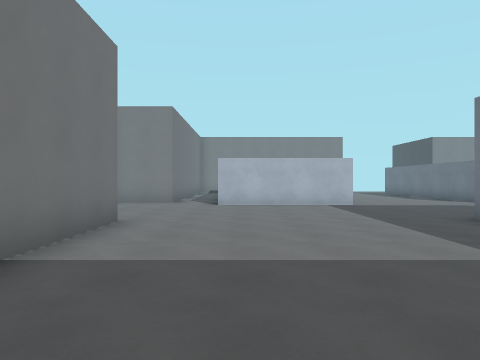
View 1 (above)

19 first-person views from a walk through a 3-D level made in the Godot game engine. The camera is 1.5 m above the floor, looks level and sees 70° across. The floor is counted in squares, 2 m on a side. Each view is taken from the middle of a square. On the plan, view 1 faces up. The plan holds only what a view shows up to about 11 squares ahead; the rest is blank. The place goes on beyond the plan. Surface patterns are stand-ins for the level's own textures.

View 2
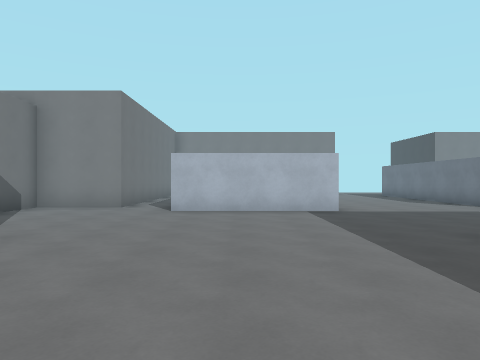

View 3
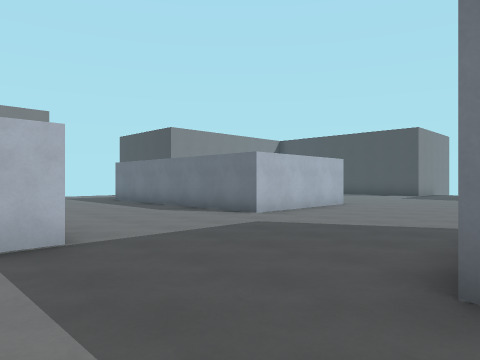

View 4
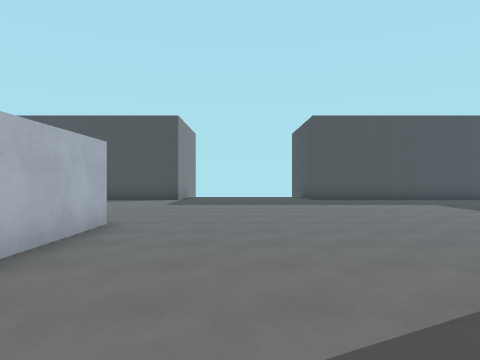

View 5
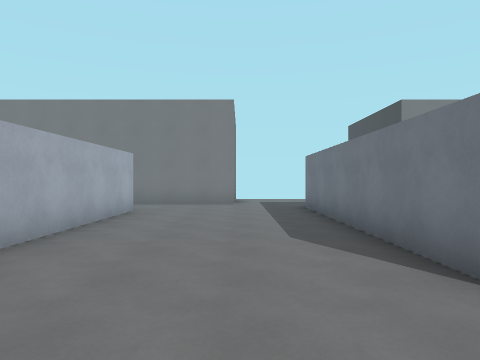

View 6
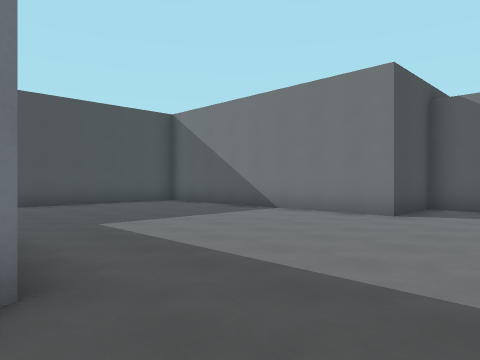

View 7
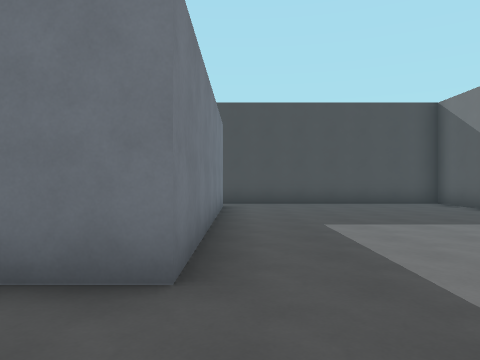

View 8
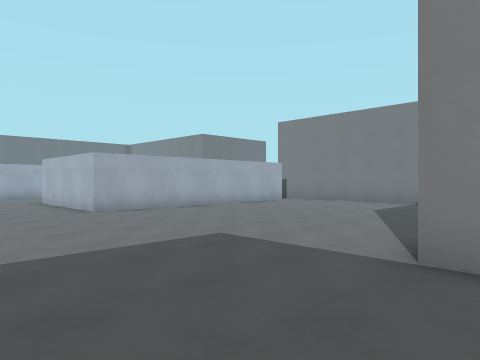

View 9
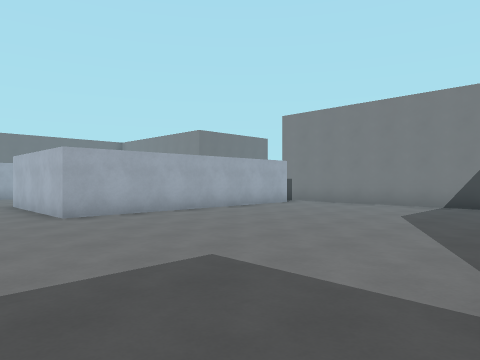

View 10
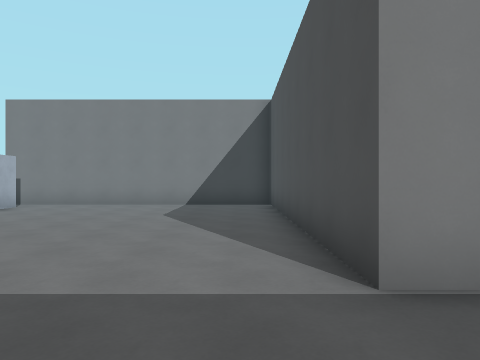

View 11
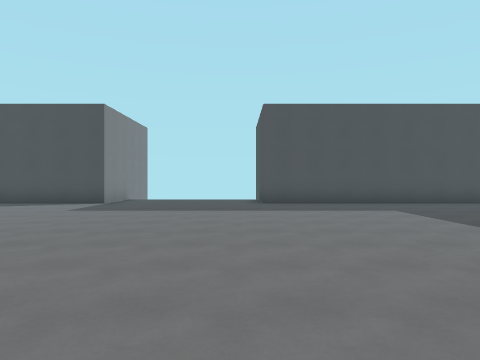

View 12
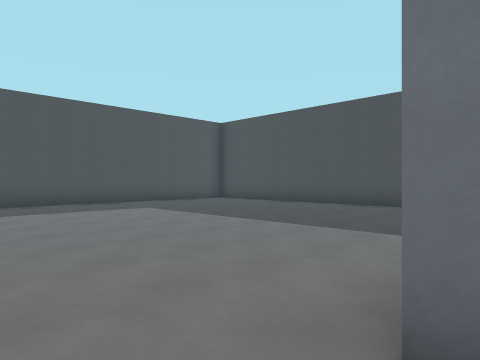

View 13
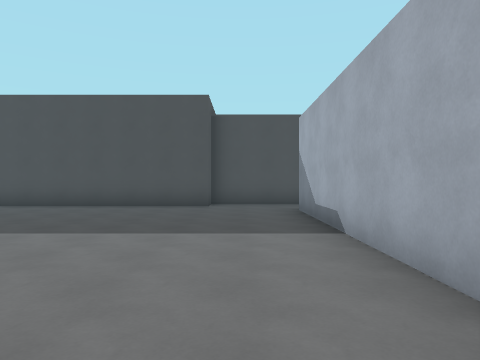

View 14
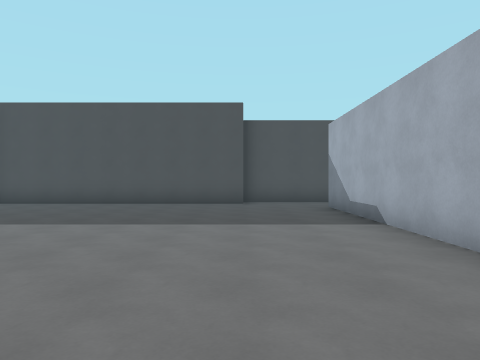

View 15
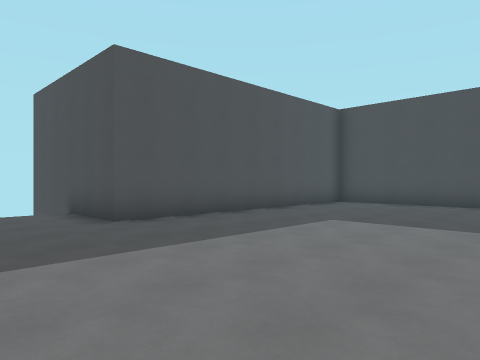

View 16
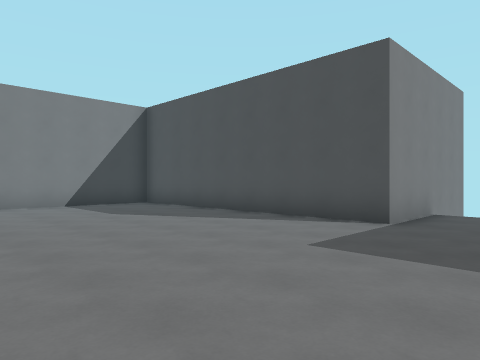

View 17
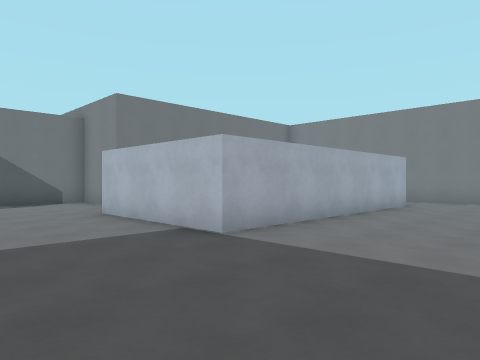

View 18
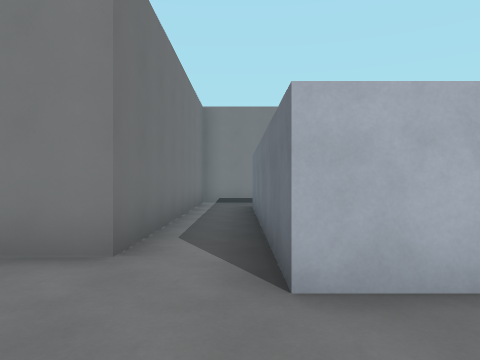

View 19
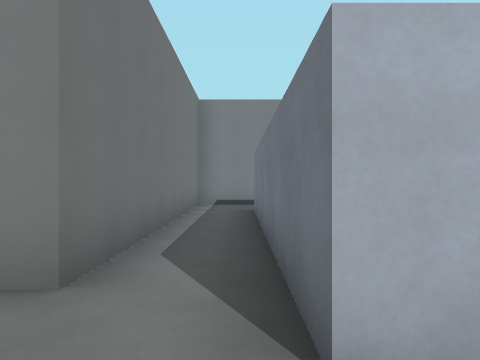

### Floor plan
Points are (right, up) in squares from view 1. A wall is a line through its corners. A room is listed if a view was taken in it or the views show most of it. See-through windows are left out.
Room 1 (views 1, 2, 3, 4, 5, 6, 7, 8, 9, 10, 11, 12, 13, 14, 15, 16, 17, 18, 19)
walls: (8.5, 6) (8.5, -0.6); (4.5, -0.2) (4.5, 6.5) (5.8, 6.5); (10.9, -2.4) (10.9, -1.8) (18.6, -1.8); (8.1, -2.6) (11, -2.6); (11.8, 18.5) (11.8, 11.3) (7.8, 11.3) (7.8, 18.4); (3.4, 17.5) (3.4, 10.3) (-0.7, 10.3) (-0.7, 17.2); (5.9, 19.4) (2.8, 19.4); (18.9, -0.8) (18.9, 6.3) (22.5, 6.3); (-4.5, 7.4) (-4.5, 6.3) (-2.2, 6.3) (-2.2, -1.8) (4.6, -1.8); (22.5, 11.3) (18.9, 11.3) (18.9, 19.1); (-0.5, 19.4) (-2.2, 19.4) (-2.2, 11.3) (-4.5, 11.3) (-4.5, 9); (19, 19.4) (11.1, 19.4)
ways out: opening at (7.5, 19.8)

Positions as (right, up) in squares from view 1, and headings:
1: (0, 0), facing up
2: (1, 2), facing up
3: (2, 6), facing up-right
4: (6, 9), facing right
5: (6, 9), facing up
6: (5, 9), facing down-left
7: (4, 9), facing down
8: (20, 8), facing up-left
9: (19, 9), facing up-left
10: (18, 9), facing up
11: (8, 7), facing right
12: (8, 8), facing down-right
13: (10, 8), facing down
14: (11, 9), facing down
15: (13, 9), facing down-right
16: (13, 9), facing up-right
17: (7, 7), facing up-left
18: (-1, 8), facing up
19: (-1, 9), facing up
